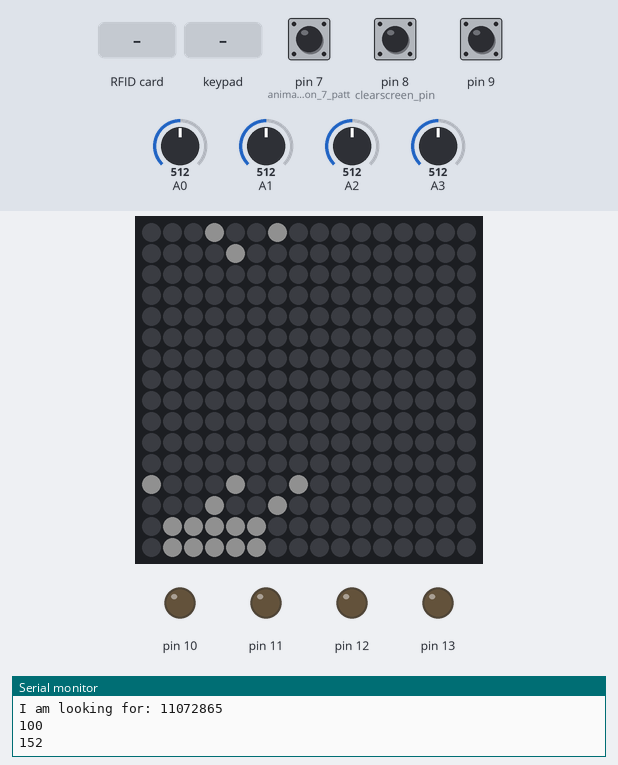
Simulated run of this sketch. Board: Arduino Uno, built with avr-gcc and run on an emulated ATmega328P. Shown: 16×16 RGB LED matrix (first LED top left, wired row by row), output pins drawn as LEDs (lit = HIGH), the last lines printed to the serial monitor. The test bench sets the inputs (shaded band); at power-on: pin 9 HIGH, pin 7 (animationSelection_7_patt) HIGH, pin 8 (clearscreen_pin) HIGH, A0 = 512, A1 = 512, A2 = 512, A3 = 512. Dim RGB values are drawn brighter than linear; random numbers use the default seed unless the sketch sets one.

Above: at 2.2 s.
2.3 s: pin 9 pulled LOW for 0.15 s
At 3.1 s:
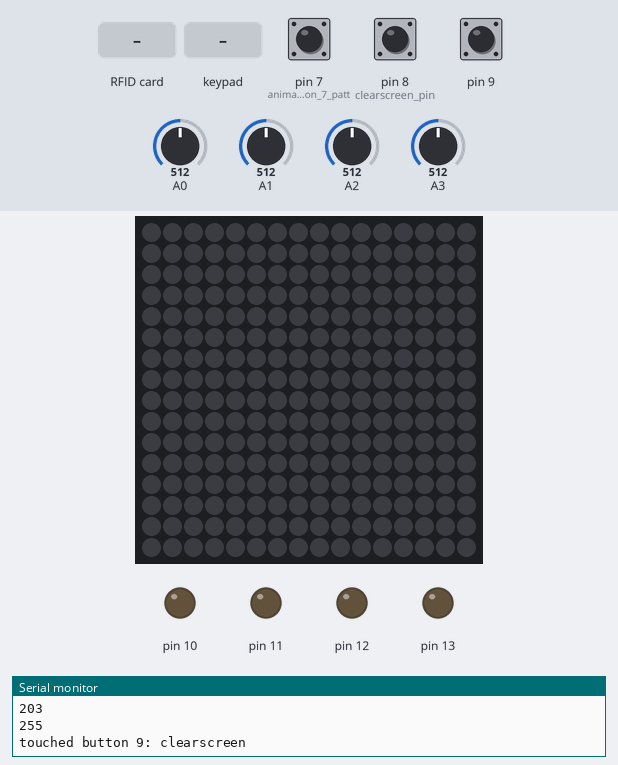
4.1 s: RFID card 5E 7A 19 C4 held to the reader
At 5.6 s:
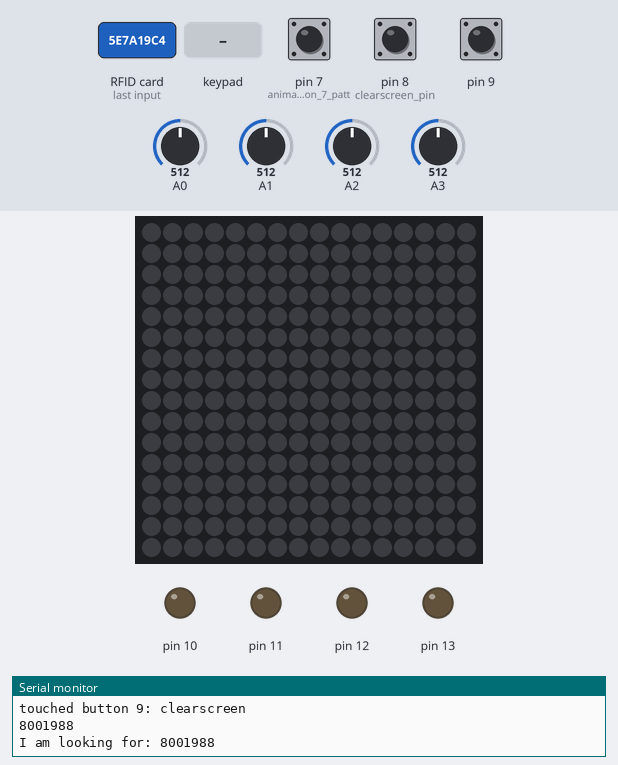
6.0 s: pin 7 (animationSelection_7_patt) pulled LOW for 1 s
At 8.0 s:
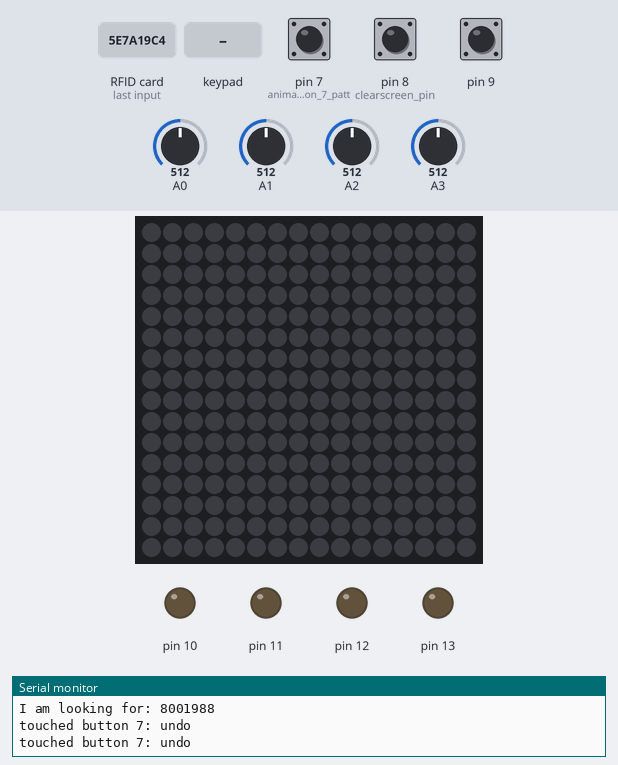
8.5 s: keypad keys 1 2 3 4 pressed 0.4 s apart
Timing chart, 0 to 11.8 s (numbered marks = the images above; inputs shaded):
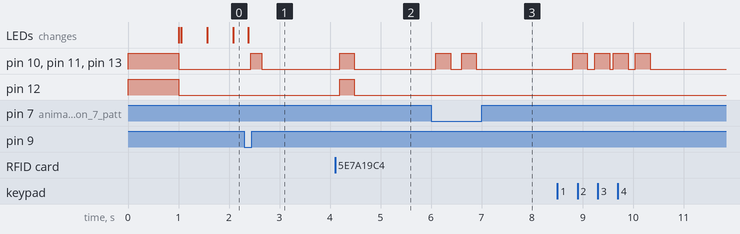

Measured:
- after the input at 2.3 s, pin 10, pin 11, pin 13: LOW → HIGH after 0.13 s, → LOW 0.22 s later
- after the input at 4.1 s, pin 10–13: LOW → HIGH after 0.09 s, → LOW 0.29 s later
- after the input at 6.0 s, pin 10, pin 11, pin 13: alternates HIGH for 0.29 s and LOW for 0.22 s, 4 changes in all, then stays LOW, starting after 0.09 s

The sketch:

nurTiere.ino
```cpp
/*********
  First Testrun for G's lighttable a.k.a. Öxe
  Created 12-Nov-2016
  F.G.

**********/
#include <Adafruit_NeoPixel.h>
#include <Adafruit_GFX.h>
#include <Adafruit_NeoMatrix.h>
#include <Wire.h>
#include "Adafruit_MPR121.h"
#ifdef __AVR__
#include <avr/power.h>
#include <Wiegand.h>

#endif
#define NEO_PIN 6
#define MAX_PRIMITIVES 18
#define MAX_X 48 // no more than 48 X and Y coordinate pairs == 48 pixels max
#define MAX_Y 48


// Helper Class for keeping track of objects / drawing primitives
// There can be max. 12 primitives
// ==============================================================

//int maxObjects = 12;

class DrawingObject
{
    int id;
    // boolean doesExist;
    int nElements = 0;
    int x[MAX_X];  // entweder geht der speicher zu neige, oder ich verletzte irgendwo den speicherbereich
    int y[MAX_Y];
    int col[3] = {255, 255, 255};

    // Constructor - creates a Flasher
    // and initializes the member variables and state
  public:
    DrawingObject() {}

    DrawingObject(int id_, int n, int *x_, int *y_, int r_, int g_, int b_) {
      id = id_;
      col[0] = r_;
      col[1] = g_;
      col[2] = b_;
      nElements = n;
      //memcpy(&x, &x_, n);
      //memcpy(&y, &x_, n);
      for (int i = 0; i < n; i++) {
        x[i] = *(x_ + i);
        y[i] = *(y_ + i);
      }
      //doesExist = true;
    }

    int getN() {
      return nElements;
    }

    int *getX_() {
      return x;
    }

    int *getY_() {
      return y;
    }

    int *getColors() {
      return col;
    }

    void updateCoordinates(int *x_, int *y_, int r_, int g_, int b_) {
      col[0] = r_;
      col[1] = g_;
      col[2] = b_;
      for (int i = 0; i < nElements; i++) {
        x[i] = *(x_ + i);
        //Serial.println(x[i]);
        y[i] = *(y_ + i);
      }
    }


    void updateCoordinates(int n, int *x_, int *y_, int r_, int g_, int b_) {
      col[0] = r_;
      col[1] = g_;
      col[2] = b_;
      nElements = n;
      //Serial.println(n);
      for (int i = 0; i < nElements; i++) {
        x[i] = *(x_ + i);
        //Serial.println(x[i]);
        y[i] = *(y_ + i);
      }
    }

    void updateCoordinates(int *x_, int *y_) {
      //Serial.println(n);
      for (int i = 0; i < nElements; i++) {
        x[i] = *(x_ + i);
        //Serial.println(x[i]);
        y[i] = *(y_ + i);
      }
    }


    int setColor(int r, int g, int b) {
      col[0] = r; col[1] = g; col[2] = b;
    }
    /*
        boolean getStat() {
          return doesExist;
        }

        void setStatus(boolean b) {
          doesExist = b;
        }
    */
};
// ===================================================


WIEGAND wg;
long lastRFID = 0;

DrawingObject allObjects[MAX_PRIMITIVES];

int objectCounter = 0; // max. 8 objects supported currently

// Our brand new 16 x 16 Matrix.
Adafruit_NeoMatrix matrix = Adafruit_NeoMatrix(16, 16, NEO_PIN,
                            NEO_MATRIX_TOP     + NEO_MATRIX_RIGHT +
                            NEO_MATRIX_COLUMNS + NEO_MATRIX_ZIGZAG,
                            NEO_GRB            + NEO_KHZ800);

const uint16_t colors[] = {
  matrix.Color(255, 0, 0), matrix.Color(0, 255, 0), matrix.Color(0, 0, 255)
};


int matrixBrightness = 100;


long lastPaused = 0;
boolean lastCleared = false;

// 0 == draw circles   1 == draw lines   2 == draw rectangles 3 == draw house and tree
int animationSelection = 3;
int animationPart = 0; // if animationSelection == house and tree pattern etc - which part of the animation is it?

// 0 == PICKANDPLACE    1 == BLINKiNG   2 == SPEEDING   3 == PURE ENTERTAINMENT
int mode = 3;

// 0 == red   1 == green   2 == blue
int colorSelection = 0;
boolean funkyMode = false;
int R_ = 0;
int G_ = 0;
int B_ = 0;
int lastColor = 0;

// 0 == low  1 == bright   2 == extra bright
int brightnessSelection = 2;

// Handling buttons and poti, debouncing
boolean currentPinState = HIGH;
long lastReading7 = 0;
long lastReading8 = 0;
long lastReading9 = 0;
long lastReading10 = 0;
long lastReading11 = 0;

Adafruit_MPR121 cap = Adafruit_MPR121();
// Keeps track of the last pins touched
// so we know when buttons are 'released'
uint16_t lasttouched = 0;
uint16_t currtouched = 0;

long lastInput = 0;
long lastInputRFID = 0;


// handling pauses
long lastTimeStamp = 0;

// for animation movement mode
int direction_ = 1;

boolean isPaused = false;


int co = 0; // just a helper variable for pure entertainment mode

// S E T U P
// ---------
// ---------
void setup() {
  //while (!Serial);
  Serial.begin(9600);
  Serial.println("firing up sketch");

  if (!cap.begin(0x5A)) {
    Serial.println("MPR121 not found, check wiring?");
    while (1);
  }
  Serial.println("MPR121 found!");

  // for the buttons and potis ...
  pinMode(7, INPUT);  // animationSelection 7 pattern pin
  digitalWrite(7, HIGH);
  pinMode(8, INPUT);  // clearscreen pin
  digitalWrite(8, HIGH);
  pinMode(9, INPUT);
  digitalWrite(9, HIGH); // undo last step pin

  pinMode(A0, INPUT);
  pinMode(A1, INPUT);
  pinMode(A2, INPUT);
  pinMode(A3, INPUT);

  // feedback LEDs
  pinMode(13, OUTPUT);
  digitalWrite(13, HIGH);
  pinMode(12, OUTPUT);
  digitalWrite(12, HIGH);
  pinMode(11, OUTPUT);
  digitalWrite(11, HIGH);
  pinMode(10, OUTPUT);
  digitalWrite(10, HIGH);
  delay(1000);
  digitalWrite(13, LOW);
  digitalWrite(12, LOW);
  digitalWrite(11, LOW);
  digitalWrite(10, LOW);


  matrix.begin();
  matrix.setBrightness(matrixBrightness);
  matrix.fillScreen(0);


  // LEONARDO: RFID Reader stuff. Connect to Pin0 and Pin1. Will be mapped to interrupt 2,3. Neccessary because i2c bus occupies standard interrupts
  //wg.begin(0, 2, 1, 3);
  wg.begin(); //ADK

  lastTimeStamp = millis();
}


void loop() {
  handleFeedbackLEDs();
  handleFeedbackBuzz();


  if ( wg.available() &&  (abs(millis() - lastRFID) > 1000) ) {
    lastRFID = millis();
    Serial.println(wg.getCode());
    lastInput = millis();
    lastInputRFID = millis();
    insertObject(wg.getCode(), 0);
  }

  // taking care of capacitive touch sensors
  // ---------------------------------------
  // Get the currently touched pads
  currtouched = cap.touched();
  for (uint8_t i = 0; i < 12; i++) {
    // it if *is* touched and *wasnt* touched before, alert!
    if ((currtouched & _BV(i)) && !(lasttouched & _BV(i)) ) {
      //Serial.print(i); Serial.println(" touched");
    }
    // if it *was* touched and now *isnt*, alert!
    if (!(currtouched & _BV(i)) && (lasttouched & _BV(i)) ) {
      Serial.print(i); Serial.println(" triggered!");
      lastInput = millis();

      if (objectCounter > 0) {
        //lastPaused = 0;
        if (i == 3) {// Move LEFT
          manipulateObject(&allObjects[objectCounter - 1], 1, false);
          mode = 0;
        }
        if (i == 5) {// Move RIGHT
          manipulateObject(&allObjects[objectCounter - 1], 2, false);
          mode = 0;
        }
        if (i == 6) {// Move TOP
          manipulateObject(&allObjects[objectCounter - 1], 4, false);
          mode = 0;
        }
        if (i == 4) {// Move DOWN
          manipulateObject(&allObjects[objectCounter - 1], 3, false);
          mode = 0;
        }
        //if (i == 11) {// Move DOWN
        if (i == 0) {// Move DOWN
          mode = 1;
          setDirection(3);
        }
        if (i == 1) {// Move UP
          mode = 1;
          setDirection(4);
        }
        if (i == 2) {// Move LEFT
          mode = 1;
          setDirection(1);
        }
        if (i == 7) {// Move RIGHT
          mode = 1;
          setDirection(2);
        }

      }
    }
  }
  // reset our state
  lasttouched = currtouched;

  currentPinState = digitalRead(7);
  if ((currentPinState == LOW) && abs(millis() - lastReading7) > 500) {
    lastReading7 = millis();
    lastInput = millis();
    Serial.println("touched button 7: undo");
    lastPaused = 0;
    if (objectCounter > 0)
      objectCounter--;
  }
  currentPinState = digitalRead(8);
  if ((currentPinState == LOW) && abs(millis() - lastReading8) > 500) {
    lastReading8 = millis();
    lastInput = millis();
    Serial.println("touched button 8: change mode to pure entertainment");
    mode = 3;
  }
  currentPinState = digitalRead(9);
  if ((currentPinState == LOW) && abs(millis() - lastReading9) > 500) {
    lastReading9 = millis();
    lastInput = millis();
    Serial.println("touched button 9: clearscreen");
    lastPaused = 0;
    mode = 0; // clear screen and 'pause'
    objectCounter = 0;
    matrix.fillScreen(0);
    matrix.show();
  }

  // taking care of pauses/ the speed
  int threshold = map(analogRead(A3), 0, 1023, 0, 1000);
  if (threshold > 9500) {
    //Serial.println("paused, that is, back to PICKANDPLACE-MODE");
    //mode = 0;
  }

  // taking care of the color mixer
  R_ = map(analogRead(A1), 0, 1023, 0, 255);
  G_ = map(analogRead(A2), 0, 1023, 0, 255);
  B_ = map(analogRead(A0), 0, 1023, 0, 255);
  lastColor = R_ + G_ + B_;
  switch (mode) {

    case 0:
      renderCanvas(0); // PICKANDPLACE-MODE
      break;
    case 1:
      renderCanvasMovement(threshold);
      break;
    case 2:
      renderCanvasBlinking(threshold);
      break;
    case 3:
      renderPureEntertainment(threshold);
      break;
  }

  delay(50); // needed so that the RFID reader can be processed
} // end of loop
// ===============================================================================


// helper functions
// ----------------


void handleFeedbackLEDs() {
  if ( abs(millis() - lastInput) > 300) {
    digitalWrite(13, LOW);
    //digitalWrite(12, LOW);
    digitalWrite(11, LOW);
    digitalWrite(10, LOW);
  } else {
    digitalWrite(13, HIGH);
    //digitalWrite(12, HIGH);
    digitalWrite(11, HIGH);
    digitalWrite(10, HIGH);
  }
}


void handleFeedbackBuzz() {
  if ( abs(millis() - lastInputRFID) > 300) {
    digitalWrite(12, LOW);
  } else {
    digitalWrite(12, HIGH);
  }
}


// renders all objects that we have. Called once per frame
// cannot be set to pause or speed up, because it is for ***PICKANDPLACE-MODE*** only
void renderCanvas(int mode_) {
  matrix.fillScreen(0); // best time for clearscreen?

  // Update colors first
  R_ = map(analogRead(A1), 0, 1023, 0, 255);
  G_ = map(analogRead(A2), 0, 1023, 0, 255);
  B_ = map(analogRead(A0), 0, 1023, 0, 255);
  DrawingObject *tmpObj = NULL;

  tmpObj = &allObjects[objectCounter - 1];

  int tmp = R_ + G_ + B_;
  if (objectCounter > 0 && (abs(lastColor - tmp) >= 2)) { // this is a quick and dirty hack and could be done with more care, but I dont think it is worth the effort
    tmpObj->setColor(R_, G_, B_);
  }

  int n_ = 0;
  int *x_p = NULL;
  int *y_p = NULL;
  int *c_p = NULL;
  for (int i = 0; i < objectCounter; i++) {

    n_ = allObjects[i].getN();
    x_p = allObjects[i].getX_();
    y_p = allObjects[i].getY_();
    c_p = allObjects[i].getColors();

    for (int j = 0; j < n_; j++) {
      matrix.drawPixel(*(y_p + j), *(x_p + j), matrix.Color(*(c_p + 0), *(c_p + 1), *(c_p + 2)));
      //Serial.println(*(y_p + j));
    }
  }

  matrix.show();
}


// Let the screen be blinking in animation mode
// ANIMATION-MODE: similiar to renderCanvas(), however, blinking and movement supported and primary goal
void renderCanvasBlinking(long pause) {
  //Serial.println("render blinking");


  if (abs(millis() - lastPaused) > pause) {
    lastPaused = millis();
    if (pause == 1000) { // if poti is closed, freeze image
      lastCleared = false;
    }
    if (lastCleared == true) {
      lastCleared = false;
    } else {
      lastCleared = true;
    }
    if (lastCleared == false) {
      matrix.fillScreen(0);
    } else {

      int n_ = 0;
      int *x_p = NULL;
      int *y_p = NULL;
      int *c_p = NULL;
      // render all existing objects
      for (int i = 0; i < objectCounter; i++) {
        n_ = allObjects[i].getN();
        x_p = allObjects[i].getX_();
        y_p = allObjects[i].getY_();
        c_p = allObjects[i].getColors();
        for (int j = 0; j < n_; j++) {
          matrix.drawPixel(*(y_p + j), *(x_p + j), matrix.Color(*(c_p + 0), *(c_p + 1), *(c_p + 2)));
          //Serial.println(*(y_p + j));
        }
      }
    }
  }
  matrix.show();
}


// Generate primitives-moving-effect (whole canvas)
// ANIMATION-MODE: similiar to renderCanvas(), however, movement supported and primary goal
void renderCanvasMovement(long pause) {

  if (abs(millis() - lastPaused) > pause) {
    matrix.fillScreen(0);
    lastPaused = millis();

    int n_ = 0;
    int *x_p = NULL;
    int *y_p = NULL;
    int *c_p = NULL;

    // move and render all existing objects
    for (int i = 0; i < objectCounter; i++) {

      // move em first
      manipulateObject(&allObjects[i], direction_, true);

      n_ = allObjects[i].getN();
      x_p = allObjects[i].getX_();
      y_p = allObjects[i].getY_();
      c_p = allObjects[i].getColors();
      for (int j = 0; j < n_; j++) {
        matrix.drawPixel(*(y_p + j), *(x_p + j), matrix.Color(*(c_p + 0), *(c_p + 1), *(c_p + 2)));
        //Serial.println(*(y_p + j));
      }
    }

  }
  matrix.show();
}

void renderPureEntertainment(long pause) {
  Serial.println(abs(millis() - lastPaused));

  if (abs(millis() - lastPaused) > pause) {

    lastPaused = millis();
    Serial.println("now");


    /*    co++;
        //matrix.fillScreen(0);
        lastPaused = millis();
        int r = random(3);
        switch (r) {
          case 0:
            matrix.drawCircle(random(16), random(16), random(6), matrix.Color(R_, G_, B_));
            break;
          case 1:
            matrix.fillRect(random(16), random(16), random(2), random(2), matrix.Color(R_, G_, B_));
            break;
          case 2:
            matrix.drawLine(random(16), random(16), random(16), random(16), matrix.Color(R_, G_, B_));
            break;
        }
      }
      if (co>20) {
        matrix.fillScreen(0);
        co = 0;
       }
      matrix.show();    */


    unsigned long ids[] = {10975563, 9572595, 6169245, 6043609, 13552585, 239135, 13435006, 3442143, 13413369, 5647386, 10835330, 6128352, 4631776, 9473543, 781403, 11071908, 4582666, 11073112, 234888, 795045, 13387277, 11000617, 10198496, 11072865, 4767054};
    unsigned long r = ids[random(26)]; // quick and dirty hardcoding number of objects
    //Serial.println(r);
    insertObject(r, 3);
    int r2 = random(1, 4);
    for (int i = 0; i < random(20); i++) {
      manipulateObject(&allObjects[objectCounter - 1], r2, false);
    }


    renderCanvas(3);

  }
}


// if the user wants to go into the opposite direction, set to blinking mode first
int setDirection(int t) {
  switch (t) {
    case 1:
      if (direction_ == 2) {
        Serial.println("mode2");
        direction_ = 0;
        mode = 2; // activate blinking
      } else  {
        direction_ = 1; // LEFT
        Serial.println("go left");
      }
      break;
    case 2:
      if (direction_ == 1) {
        direction_ = 0;
        mode = 2; // activate blinking
      } else
        direction_ = 2; // RIGHT
      break;
    case 3:
      if (direction_ == 4) {
        direction_ = 0;
        mode = 2; // activate blinking
      } else
        direction_ = 3; // UP
      break;
    case 4:
      if (direction_ == 3) {
        direction_ = 0;
        mode = 2; // activate blinking
      } else
        direction_ = 4; // DOWN
      break;
  }
}


// Manipulate primitive/object. 4 directions are currently supported
// 1 == LEFT    2 == RIGHT    3 == UP   4 == DOWN
void manipulateObject(DrawingObject * o, int mode, boolean ignoreColor) {
  //Serial.println("manipulating");
  int xfactor = 0;
  int yfactor = 0;
  switch (mode) {
    case 1:
      xfactor = -1;
      yfactor = 0;
      break;
    case 2:
      xfactor = 1;
      yfactor = 0;
      break;
    case 3:
      xfactor = 0;
      yfactor = 1;
      break;
    case 4:
      xfactor = 0;
      yfactor = -1;
      break;
  }
  int n_ = o->getN();
  int *x_p = NULL;
  x_p = o->getX_();
  int *y_p = NULL;
  y_p = o->getY_();
  for (int i = 0; i < n_; i++) {
    int tmpX = *(x_p + i) + xfactor;
    if (tmpX > 15)
      tmpX = 0;
    if (tmpX < 0)
      tmpX = 15;
    *(x_p + i) = tmpX;
    int tmpY = *(y_p + i) + yfactor;
    if (tmpY > 15)
      tmpY = 0;
    *(y_p + i) = tmpY;
    if (tmpY < 0)
      tmpY = 15;
    *(y_p + i) = tmpY;
  }
  if (ignoreColor)
    o->updateCoordinates(x_p, y_p);
  else
    o->updateCoordinates(x_p, y_p, R_, G_, B_);
}


void insertObject(unsigned long code, int mode_) {
  int updaterX[MAX_X];
  int updaterY[MAX_Y];
  int updaterN;

  mode = mode_; // 0 == PICKNPLACE-MODE  3 == Random Entertainment

  Serial.print("I am looking for: "); Serial.println(code);

  //***** Hard Coded Pattern Stuff
  // Templates
  /*  if (code == 13435006) { //*
      int listX[] = {3, 1, 2, 2, 3, 3, 3, 3, 4, 4, 5};
      int listY[] = {1, 3, 2, 3, 2, 3, 4, 5, 2, 3, 3};
      memcpy(&updaterX, &listX, sizeof(listX));
      memcpy(&updaterY, &listY, sizeof(listY));
      updaterN = 11;
      objectCounter ++;
    }*/

  if (code == 10975563) {
    static const int listX[21] = {1, 1, 1, 1, 2, 2, 4, 4, 4, 4, 5, 7, 7, 7, 7, 8, 8, 9, 9, 9, 9};
    static const int listY[21] = {1, 2, 3, 4, 1, 3, 1, 2, 3, 4, 4, 1, 2, 3, 4, 1, 4, 1, 2, 3, 4};
    memcpy(&updaterX, &listX, sizeof(listX));
    memcpy(&updaterY, &listY, sizeof(listY));
    updaterN = 21;
    objectCounter ++;
  }

  if (code == 9572595) {
    static const int listX[12] = {3, 3, 1, 1, 2, 2, 3, 3, 4, 4, 4, 5};
    static const int listY[12] = {1, 2, 3, 6, 3, 5, 3, 4, 3, 5, 6, 3};
    memcpy(updaterX, listX, sizeof(listX));
    memcpy(updaterY, listY, sizeof(listY));
    updaterN = 12;
    objectCounter ++;
  }

  if (code == 6169245) {
    static const int listX[1] = {7};
    static const int listY[1] = {7};
    memcpy(updaterX, listX, sizeof(listX));
    memcpy(updaterY, listY, sizeof(listY));
    updaterN = 1;
    objectCounter ++;
  }

  if (code == 6043609) {
    static const int listX[4] = {1, 1, 1, 1};
    static const int listY[4] = {1, 2, 3, 4};
    memcpy(updaterX, listX, sizeof(listX));
    memcpy(updaterY, listY, sizeof(listY));
    updaterN = 4;
    objectCounter ++;
  }

  if (code == 13552585) {
    static const int listX[4] = {1, 2, 3, 4};
    static const int listY[4] = {1, 1, 1, 1};
    memcpy(updaterX, listX, sizeof(listX));
    memcpy(updaterY, listY, sizeof(listY));
    updaterN = 4;
    objectCounter ++;
  }

  if (code == 13435006) {
    static const int listX[12] = {1, 2, 3, 1, 3, 3, 3, 1, 2, 3, 1, 1};
    static const int listY[12] = {1, 1, 1, 2, 2, 3, 4, 5, 5, 5, 3, 4};
    memcpy(updaterX, listX, sizeof(listX));
    memcpy(updaterY, listY, sizeof(listY));
    updaterN = 12;
    objectCounter ++;
  }
  if (code == 3442143) {
    static const int listX[19] = {1, 2, 2, 2, 3, 3, 3, 3, 4, 4, 4, 5, 5, 5, 6, 6, 6, 6, 7};
    static const int listY[19] = {4, 2, 3, 4, 3, 4, 5, 6, 3, 4, 5, 3, 4, 5, 3, 4, 5, 6, 3};
    memcpy(updaterX, listX, sizeof(listX));
    memcpy(updaterY, listY, sizeof(listY));
    updaterN = 19;
    objectCounter ++;
  }

  //Giraffe
  if (code == 13413369) {
    static const int listX[22] = {1, 2, 2, 3, 3, 3, 3, 3, 3, 4, 4, 4, 4, 4,  4,  5, 5, 6, 6, 6, 6,  6};
    static const int listY[22] = {2, 1, 2, 2, 3, 4, 5, 6, 7, 6, 7, 8, 9, 10, 11, 6, 7, 7, 8, 9, 10, 11};
    memcpy(updaterX, listX, sizeof(listX));
    memcpy(updaterY, listY, sizeof(listY));
    updaterN = 22;
    objectCounter ++;
  }

  //Schweini
  if (code == 5647386) {
    static const int listX[19] = {1, 2, 2, 2, 3, 3, 3, 3, 4, 4, 4, 5, 5, 5, 6, 6, 6, 6, 7};
    static const int listY[19] = {4, 2, 3, 4, 3, 4, 5, 6, 3, 4, 5, 3, 4, 5, 3, 4, 5, 6, 3};
    memcpy(updaterX, listX, sizeof(listX));
    memcpy(updaterY, listY, sizeof(listY));
    updaterN = 19;
    objectCounter ++;
  }

  //Hund
  if (code == 10835330) {
    static const int listX[13] = {1, 2, 2, 2, 3, 3, 4, 4, 4, 5, 5, 6, 6};
    static const int listY[13] = {1, 2, 3, 4, 2, 3, 2, 3, 4, 2, 1, 1, 2};
    memcpy(updaterX, listX, sizeof(listX));
    memcpy(updaterY, listY, sizeof(listY));
    updaterN = 13;
    objectCounter ++;
  }

  //Menschlein
  if (code == 6128352) {
    static const int listX[18] = {1, 1, 2, 2, 3, 3, 3, 3, 3, 4, 4, 4, 4, 4, 5, 5, 6, 6};
    static const int listY[18] = {4, 7, 3, 6, 1, 2, 3, 4, 5, 1, 2, 3, 4, 5, 3, 6, 4, 7};
    memcpy(updaterX, listX, sizeof(listX));
    memcpy(updaterY, listY, sizeof(listY));
    updaterN = 18;
    objectCounter ++;
  }


  if (objectCounter > MAX_PRIMITIVES)
    objectCounter = 1;

  if (objectCounter > 0) {

    allObjects[objectCounter - 1].updateCoordinates(updaterN, updaterX, updaterY, R_, G_, B_);
    //
    //lastPaused = 0;
  }

  //Serial.print("Number of objects: "); Serial.println(objectCounter);

}
```
